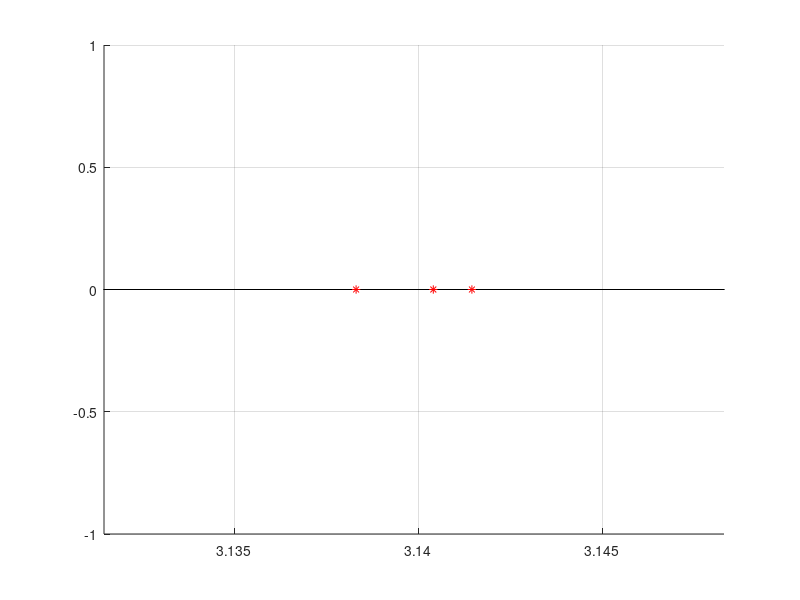

Recreate this plot in MATLAB.
n = 3;
k = [1 : n];
xk = pi * cosd(pi * (2*k-1)/(2*n))
hold on, grid on
xlim([xk(1) - 0.01, xk(3) + 0.01])
line([xk(1) - 0.02, xk(3) + 0.02], [0, 0], 'color', 'k')
plot(xk, 0, 'r*')
